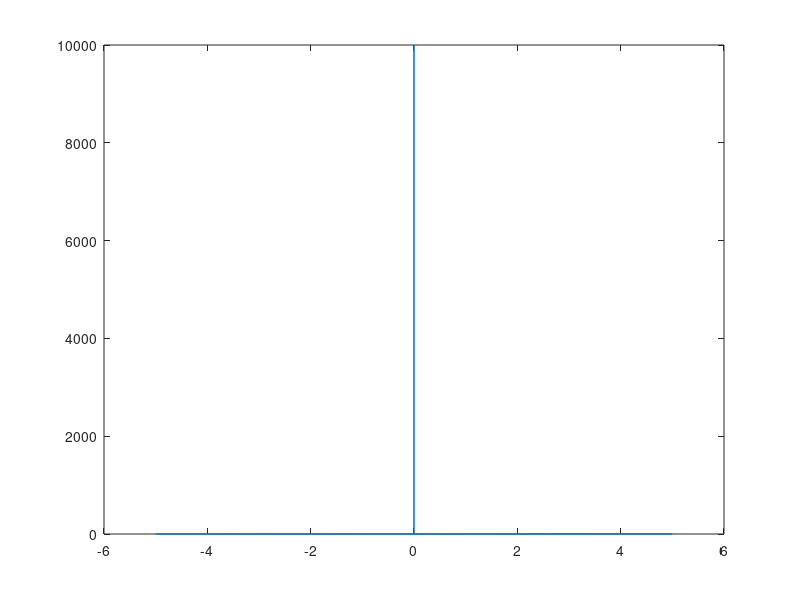

Recreate this plot in MATLAB.

clc;
clear;

############

M = dlmread("./data/ex1/tek0001ALL.csv");

x = M(:, 1);
y = M(:, 2);

# plot(x, y);

############

M = dlmread("./data/ex2/tek0001ALL.csv");

x = M(:, 1);
y = M(:, 2);

plot(x, y);

############